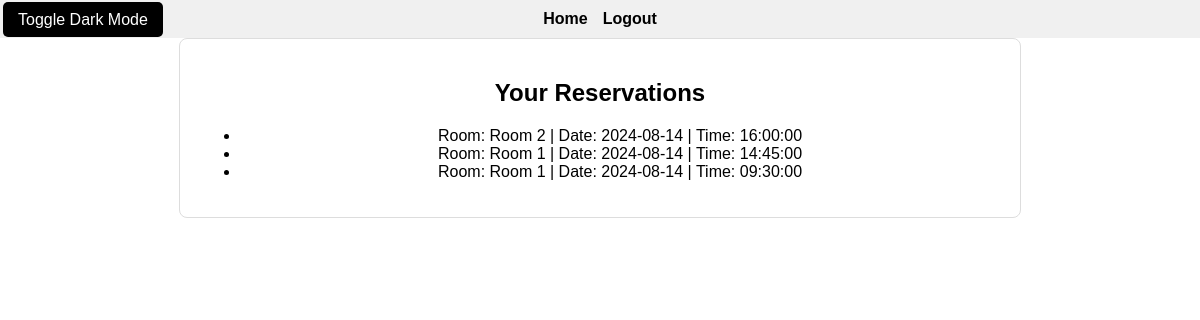
The app's page /reservations (signed in) with its own data.
### app/models.py (models this page shows)
class Reservation(db.Model):
    id = db.Column(db.Integer, primary_key=True)
    date = db.Column(db.Date, nullable=False)
    time = db.Column(db.Time, nullable=False)
    canceled = db.Column(db.Boolean, default=False)
    user_id = db.Column(db.Integer, db.ForeignKey('user.id'), nullable=False)
    room_id = db.Column(db.Integer, db.ForeignKey('room.id'), nullable=False)
    user = db.relationship('User', back_populates='reservations')
    room = db.relationship('Room', back_populates='reservations')

class Room(db.Model):
    id = db.Column(db.Integer, primary_key=True)
    name = db.Column(db.String(64), index=True, unique=True)
    reservations = db.relationship('Reservation', back_populates='room')

### app/routes.py (the view)
@bp.route('/reservations')
@login_required
def user_reservations():
    reservations = Reservation.query.filter_by(user_id=current_user.id, canceled=False).all()
    return render_template('user_reservations.html', reservations=reservations)

### app/models.py (called while the page is built)
@login_manager.user_loader
def load_user(user_id):
    return User.query.get(int(user_id))

### app/templates/user_reservations.html (shortened to what this page needs)
<!DOCTYPE html>
<html lang="en">
<head>
    <link rel="stylesheet" href="{{ url_for('static', filename='css/styles.css') }}">
</head>
<body>
    <header>
        <nav>
            <a href="{{ url_for('main.index') }}">Home</a>
            <a href="{{ url_for('main.logout') }}">Logout</a>
            <button class="dark-mode-toggle" onclick="toggleDarkMode()">Toggle Dark Mode</button>
        </nav>
    </header>
    <div class="container">
        <h2>Your Reservations</h2>
        {% if reservations %}
            <ul>
            {% for reservation in reservations %}
                <li>Room: {{ reservation.room.name }} | Date: {{ reservation.date }} | Time: {{ reservation.time }}</li>
            {% endfor %}
            </ul>
        {% else %}
            <p>You have no reservations.</p>
        {% endif %}
    </div>
</body>
</html>

### app/static/css/styles.css (style rules this page uses)
body { font-family: Arial, sans-serif; margin: 0; padding: 0; box-sizing: border-box; background-color: #fff; color: #000; }
header { background-color: #f0f0f0; padding: 10px; text-align: center; position: relative; }
header nav { display: flex; justify-content: center; align-items: center; gap: 15px; }
header a { color: #000; text-decoration: none; font-weight: bold; font-size: 16px; transition: color 0.3s ease; }
.dark-mode-toggle { background-color: #000000; color: #fff; border: none; padding: 5px 15px; border-radius: 5px; cursor: pointer; font-size: 16px; transition: background-color 0.3s ease; position: absolute; top: -8px; left: 3px; z-index: 10; height: 35px; line-height: 25px; }
.container, .explore-container { width: 90%; max-width: 800px; margin: 0 auto; padding: 20px; border-radius: 8px; text-align: center; border: 1px solid #ddd; }
.container { background-color: #ffffff; }
button, .btn { background-color: #007bff; color: white; border: none; padding: 10px 20px; border-radius: 5px; cursor: pointer; font-size: 16px; transition: background-color 0.3s ease; display: inline-block; margin-top: 10px; }
a { color: #007bff; text-decoration: none; font-size: 16px; transition: color 0.3s ease; }

### records on screen
Reservation: room.name "Room 2", date "2024-08-14", time "16:00:00"
Reservation: room.name "Room 1", date "2024-08-14", time "14:45:00"
Reservation: room.name "Room 1", date "2024-08-14", time "09:30:00"
